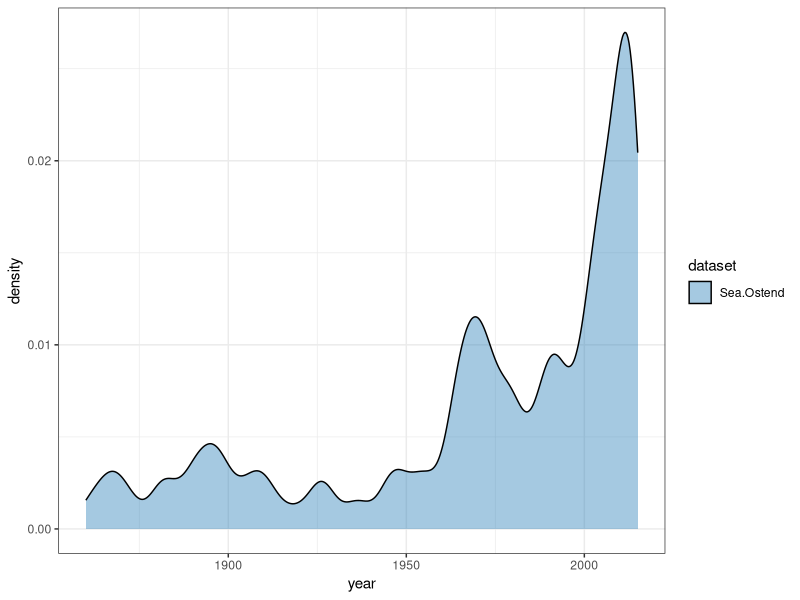

The R source for this figure:

# Load libraries
library(ggplot2)
library(dplyr)

# Load data from 3 CSV files and combine them
df1 <- read.csv("densitypeter.csv")
df1$dataset <- "Peter Fend"
df2 <- read.csv("density_sea.csv")
df2$dataset <- "Sea"
df3 <- read.csv("ostend_density.csv")
df3$dataset <- "Sea.Ostend"
df4 <- read.csv("density_ocean.csv")
df4$dataset <- "Ocean"

df_all <- rbind(df3)

# Filter data to only include years 1993 onwards
df_all <- filter(df_all, year >= 1860)

# Create stacked density chart with custom color palette
ggplot(df_all, aes(x = year, fill = dataset)) +
  geom_density(alpha = 0.4, adjust = 0.3) +
  scale_fill_manual(values = c("#1F78B4", "#2415ab", "#7ac3e6", "#64c3c4")) +
  theme_bw()
